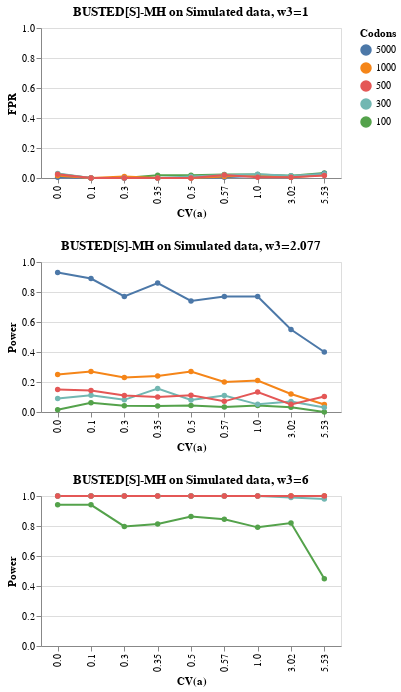

The cell this chart's notebook holds for it:
### Code cell
#alt.vconcat(chart1, chart207, chart6) | alt.vconcat(chart1, chart207, chart6)

alt.vconcat(chart1, chart207, chart6)

### Figure 1 — Vega-Lite specification as saved in the notebook (floating-point values rounded to 4 significant figures)
{"config": {"view": {"continuousWidth": 400, "continuousHeight": 300}}, "vconcat": [{"data": {"name": "data-d54d7fb509f139bfc6ba0e4b7b662425"}, "mark": {"type": "line", "point": {"color": "red"}}, "encoding": {"color": {"field": "Codons", "sort": ["5000", "1000", "500", "300", "100"], "type": "nominal"}, "x": {"field": "CV(a)", "type": "nominal"}, "y": {"field": "FPR", "scale": {"domain": [0, 1]}, "type": "quantitative"}}, "height": 150, "title": "BUSTED[S]-MH on Simulated data, w3=1", "width": 300}, {"data": {"name": "data-c044ede5a8c43a9c3e84acd5fe9e898d"}, "mark": {"type": "line", "point": {"color": "red"}}, "encoding": {"color": {"field": "Codons", "sort": ["5000", "1000", "500", "300", "100"], "type": "nominal"}, "x": {"field": "CV(a)", "type": "nominal"}, "y": {"field": "Power", "type": "quantitative"}}, "height": 150, "title": "BUSTED[S]-MH on Simulated data, w3=2.077", "width": 300}, {"data": {"name": "data-6146ddb8f9ce0a82e61fe9100aed0ea7"}, "mark": {"type": "line", "point": {"color": "red"}}, "encoding": {"color": {"field": "Codons", "sort": ["5000", "1000", "500", "300", "100"], "type": "nominal"}, "x": {"field": "CV(a)", "type": "nominal"}, "y": {"field": "Power", "type": "quantitative"}}, "height": 150, "title": "BUSTED[S]-MH on Simulated data, w3=6", "width": 300}], "$schema": "https://vega.github.io/schema/vega-lite/v4.17.0.json", "datasets": {"data-d54d7fb509f139bfc6ba0e4b7b662425": [{"Codons": "100", "FPR": 0.0, "CV(a)": "0.1"}, {"Codons": "5000", "FPR": 0.0, "CV(a)": "0.1"}, {"Codons": "1000", "FPR": 0.0, "CV(a)": "0.1"}, {"Codons": "300", "FPR": 0.0, "CV(a)": "0.1"}, {"Codons": "500", "FPR": 0.0, "CV(a)": "0.1"}, {"Codons": "100", "FPR": 0.024, "CV(a)": "1.0"}, {"Codons": "5000", "FPR": 0.015, "CV(a)": "1.0"}, {"Codons": "1000", "FPR": 0.02, "CV(a)": "1.0"}, {"Codons": "300", "FPR": 0.025, "CV(a)": "1.0"}, {"Codons": "500", "FPR": 0.005, "CV(a)": "1.0"}, {"Codons": "100", "FPR": 0.018, "CV(a)": "0.35"}, {"Codons": "5000", "FPR": 0.0, "CV(a)": "0.35"}, {"Codons": "1000", "FPR": 0.0, "CV(a)": "0.35"}, {"Codons": "300", "FPR": 0.0, "CV(a)": "0.35"}, {"Codons": "500", "FPR": 0.0, "CV(a)": "0.35"}, {"Codons": "100", "FPR": 0.015, "CV(a)": "3.02"}, {"Codons": "5000", "FPR": 0.005, "CV(a)": "3.02"}, {"Codons": "1000", "FPR": 0.005, "CV(a)": "3.02"}, {"Codons": "300", "FPR": 0.015, "CV(a)": "3.02"}, {"Codons": "500", "FPR": 0.005, "CV(a)": "3.02"}, {"Codons": "100", "FPR": 0.019, "CV(a)": "0.5"}, {"Codons": "5000", "FPR": 0.0, "CV(a)": "0.5"}, {"Codons": "1000", "FPR": 0.0, "CV(a)": "0.5"}, {"Codons": "300", "FPR": 0.01, "CV(a)": "0.5"}, {"Codons": "500", "FPR": 0.0, "CV(a)": "0.5"}, {"Codons": "100", "FPR": 0.033, "CV(a)": "5.53"}, {"Codons": "5000", "FPR": 0.03, "CV(a)": "5.53"}, {"Codons": "1000", "FPR": 0.02, "CV(a)": "5.53"}, {"Codons": "300", "FPR": 0.026, "CV(a)": "5.53"}, {"Codons": "500", "FPR": 0.016, "CV(a)": "5.53"}, {"Codons": "100", "FPR": 0.023, "CV(a)": "0.57"}, {"Codons": "5000", "FPR": 0.005, "CV(a)": "0.57"}, {"Codons": "1000", "FPR": 0.01, "CV(a)": "0.57"}, {"Codons": "300", "FPR": 0.02, "CV(a)": "0.57"}, {"Codons": "500", "FPR": 0.02, "CV(a)": "0.57"}, {"Codons": "100", "FPR": 0.027, "CV(a)": "0.0"}, {"Codons": "5000", "FPR": 0.005, "CV(a)": "0.0"}, {"Codons": "1000", "FPR": 0.015, "CV(a)": "0.0"}, {"Codons": "300", "FPR": 0.03, "CV(a)": "0.0"}, {"Codons": "500", "FPR": 0.025, "CV(a)": "0.0"}, {"Codons": "100", "FPR": 0.0, "CV(a)": "0.3"}, {"Codons": "5000", "FPR": 0.0, "CV(a)": "0.3"}, {"Codons": "1000", "FPR": 0.01, "CV(a)": "0.3"}, {"Codons": "300", "FPR": 0.0, "CV(a)": "0.3"}, {"Codons": "500", "FPR": 0.0, "CV(a)": "0.3"}], "data-c044ede5a8c43a9c3e84acd5fe9e898d": [{"Codons": "100", "Power": 0.061, "CV(a)": "0.1"}, {"Codons": "5000", "Power": 0.89, "CV(a)": "0.1"}, {"Codons": "1000", "Power": 0.27, "CV(a)": "0.1"}, {"Codons": "300", "Power": 0.112, "CV(a)": "0.1"}, {"Codons": "500", "Power": 0.143, "CV(a)": "0.1"}, {"Codons": "100", "Power": 0.043, "CV(a)": "1.0"}, {"Codons": "5000", "Power": 0.77, "CV(a)": "1.0"}, {"Codons": "1000", "Power": 0.21, "CV(a)": "1.0"}, {"Codons": "300", "Power": 0.051, "CV(a)": "1.0"}, {"Codons": "500", "Power": 0.133, "CV(a)": "1.0"}, {"Codons": "100", "Power": 0.04, "CV(a)": "0.35"}, {"Codons": "5000", "Power": 0.86, "CV(a)": "0.35"}, {"Codons": "1000", "Power": 0.24, "CV(a)": "0.35"}, {"Codons": "300", "Power": 0.156, "CV(a)": "0.35"}, {"Codons": "500", "Power": 0.1, "CV(a)": "0.35"}, {"Codons": "100", "Power": 0.031, "CV(a)": "3.02"}, {"Codons": "5000", "Power": 0.55, "CV(a)": "3.02"}, {"Codons": "1000", "Power": 0.12, "CV(a)": "3.02"}, {"Codons": "300", "Power": 0.07, "CV(a)": "3.02"}, {"Codons": "500", "Power": 0.051, "CV(a)": "3.02"}, {"Codons": "100", "Power": 0.043, "CV(a)": "0.5"}, {"Codons": "5000", "Power": 0.74, "CV(a)": "0.5"}, {"Codons": "1000", "Power": 0.27, "CV(a)": "0.5"}, {"Codons": "300", "Power": 0.08, "CV(a)": "0.5"}, {"Codons": "500", "Power": 0.111, "CV(a)": "0.5"}, {"Codons": "100", "Power": 0.0, "CV(a)": "5.53"}, {"Codons": "5000", "Power": 0.4, "CV(a)": "5.53"}, {"Codons": "1000", "Power": 0.05, "CV(a)": "5.53"}, {"Codons": "300", "Power": 0.03, "CV(a)": "5.53"}, {"Codons": "500", "Power": 0.103, "CV(a)": "5.53"}, {"Codons": "100", "Power": 0.042, "CV(a)": "0.3"}, {"Codons": "5000", "Power": 0.77, "CV(a)": "0.3"}, {"Codons": "1000", "Power": 0.23, "CV(a)": "0.3"}, {"Codons": "300", "Power": 0.081, "CV(a)": "0.3"}, {"Codons": "500", "Power": 0.11, "CV(a)": "0.3"}, {"Codons": "100", "Power": 0.034, "CV(a)": "0.57"}, {"Codons": "5000", "Power": 0.77, "CV(a)": "0.57"}, {"Codons": "1000", "Power": 0.2, "CV(a)": "0.57"}, {"Codons": "300", "Power": 0.11, "CV(a)": "0.57"}, {"Codons": "500", "Power": 0.071, "CV(a)": "0.57"}, {"Codons": "100", "Power": 0.015, "CV(a)": "0.0"}, {"Codons": "5000", "Power": 0.93, "CV(a)": "0.0"}, {"Codons": "1000", "Power": 0.25, "CV(a)": "0.0"}, {"Codons": "300", "Power": 0.09, "CV(a)": "0.0"}, {"Codons": "500", "Power": 0.15, "CV(a)": "0.0"}], "data-6146ddb8f9ce0a82e61fe9100aed0ea7": [{"Codons": "100", "Power": 0.941, "CV(a)": "0.1"}, {"Codons": "5000", "Power": 1.0, "CV(a)": "0.1"}, {"Codons": "1000", "Power": 1.0, "CV(a)": "0.1"}, {"Codons": "300", "Power": 1.0, "CV(a)": "0.1"}, {"Codons": "500", "Power": 1.0, "CV(a)": "0.1"}, {"Codons": "100", "Power": 0.791, "CV(a)": "1.0"}, {"Codons": "5000", "Power": 1.0, "CV(a)": "1.0"}, {"Codons": "1000", "Power": 1.0, "CV(a)": "1.0"}, {"Codons": "300", "Power": 1.0, "CV(a)": "1.0"}, {"Codons": "500", "Power": 1.0, "CV(a)": "1.0"}, {"Codons": "100", "Power": 0.814, "CV(a)": "0.35"}, {"Codons": "5000", "Power": 1.0, "CV(a)": "0.35"}, {"Codons": "1000", "Power": 1.0, "CV(a)": "0.35"}, {"Codons": "300", "Power": 1.0, "CV(a)": "0.35"}, {"Codons": "500", "Power": 1.0, "CV(a)": "0.35"}, {"Codons": "100", "Power": 0.82, "CV(a)": "3.02"}, {"Codons": "5000", "Power": 1.0, "CV(a)": "3.02"}, {"Codons": "1000", "Power": 1.0, "CV(a)": "3.02"}, {"Codons": "300", "Power": 0.99, "CV(a)": "3.02"}, {"Codons": "500", "Power": 1.0, "CV(a)": "3.02"}, {"Codons": "100", "Power": 0.864, "CV(a)": "0.5"}, {"Codons": "5000", "Power": 1.0, "CV(a)": "0.5"}, {"Codons": "1000", "Power": 1.0, "CV(a)": "0.5"}, {"Codons": "300", "Power": 1.0, "CV(a)": "0.5"}, {"Codons": "500", "Power": 1.0, "CV(a)": "0.5"}, {"Codons": "100", "Power": 0.448, "CV(a)": "5.53"}, {"Codons": "5000", "Power": 1.0, "CV(a)": "5.53"}, {"Codons": "1000", "Power": 1.0, "CV(a)": "5.53"}, {"Codons": "300", "Power": 0.98, "CV(a)": "5.53"}, {"Codons": "500", "Power": 1.0, "CV(a)": "5.53"}, {"Codons": "100", "Power": 0.797, "CV(a)": "0.3"}, {"Codons": "5000", "Power": 1.0, "CV(a)": "0.3"}, {"Codons": "1000", "Power": 1.0, "CV(a)": "0.3"}, {"Codons": "300", "Power": 1.0, "CV(a)": "0.3"}, {"Codons": "500", "Power": 1.0, "CV(a)": "0.3"}, {"Codons": "100", "Power": 0.845, "CV(a)": "0.57"}, {"Codons": "5000", "Power": 1.0, "CV(a)": "0.57"}, {"Codons": "1000", "Power": 1.0, "CV(a)": "0.57"}, {"Codons": "300", "Power": 1.0, "CV(a)": "0.57"}, {"Codons": "500", "Power": 1.0, "CV(a)": "0.57"}, {"Codons": "100", "Power": 0.942, "CV(a)": "0.0"}, {"Codons": "5000", "Power": 1.0, "CV(a)": "0.0"}, {"Codons": "1000", "Power": 1.0, "CV(a)": "0.0"}, {"Codons": "300", "Power": 1.0, "CV(a)": "0.0"}, {"Codons": "500", "Power": 1.0, "CV(a)": "0.0"}]}}
